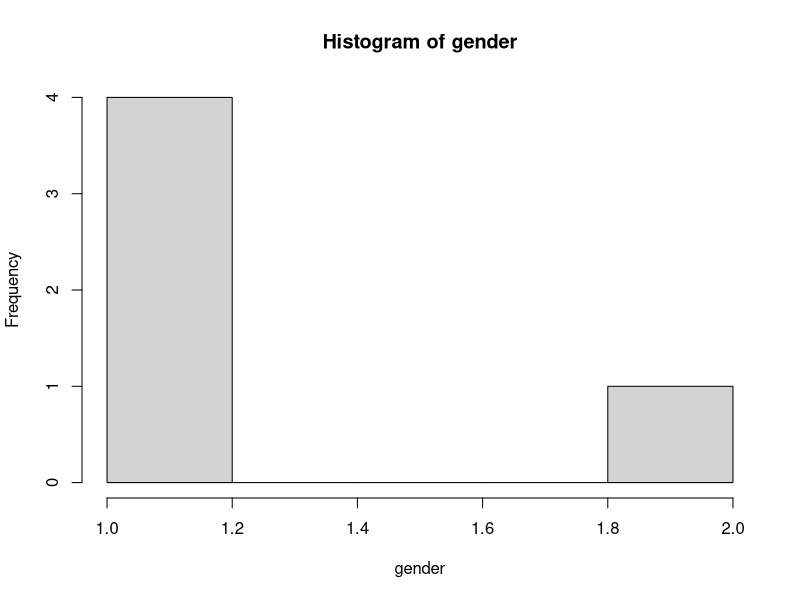

Reproduce this figure in R.
#연습문제 90p
#1) 
Vec1 <- rep('r',5) ; Vec1
Vec2 <- seq(1,10,by=3) ; Vec2
Vec3 <- rep(Vec2,3)  ; Vec3
Vec4 <- c(Vec2,Vec3); Vec4
Vec6 <- seq(25,15,by=-5) ; Vec6

Vec5 <- c(Vec4[1],Vec4[3],Vec4[5],Vec4[7],Vec4[9],Vec4[11],Vec4[13],Vec4[15]) ; Vec5
#== Vec5 <-Vec4[seq(1,16,by=2)] 동일한 결과
Vec5 <-Vec4[seq(1,16,by=2)] ; Vec5

#2)
name <- c('최민수','유관순','이순신','김유신','홍길동')
age<-c(55,45,45,53,15)
gender<-c(1,2,1,1,1)
job<-c('연예인','주부','군인','직장인','학생')
sat <- c(3,4,2,5,5)
grade<-c('c','c','a','d','a')
total <- c(44.4,28.5,43.5,NA,27.1) #총구매금액

#조건1)위 7개의 벡터를 칼럼으로 갖는 user 데이터프레임을 생성
user <-cbind(name,age, gender,job,sat,grade,total) ; user

# 조건2) gender변수를 이용하여 히스토그램을 그리시오
hist(gender)

#조건3) 데이터 플레임 user에서 짝수행만 선택-> user2
user2 <- rbind(user[2,],user[4,] ) ; user2
# name     age  gender job      sat grade total 
# [1,] "유관순" "45" "2"    "주부"   "4" "c"   "28.5"
# [2,] "김유신" "53" "1"    "직장인" "5" "d"   NA  

#
user2 <-user[seq(2,4,2)] ; user2  #"유관순" "김유신"

#3)
kor <- c(90,85,90)
eng <- c(70,85,75)
mat <- c(86,92,88)
#조건1)
df3<- data.frame(kor,eng,mat) ; df3
max(df3)
max(df3$kor)
max(df3$eng)
max(df3$mat)

df3
#열 방향 
apply(df3[,c(1:3)],2,max)
#kor eng mat 
#90  85  92 

#행방향
apply(df3[,c(1:3)],1,max) # 90 92 90
#apply(df3[c(1:3),],1,max)
# 1  2  3 
#90 92 90 

#조건3)
#열방향
round( apply(df3[,c(1:3)],2,mean) , 2)
#  kor   eng   mat 
#88.33 76.67 88.67 

##랜덤값 고정
## set.seed(1) #set.seed() 같이 사용하면 다음 랜덤값이 같이 저장된다
## Vec1<-round(rnorm(100,80,5), 2) ; Vec1

round(apply( df3,2, mean),2)  #위와 같은 결과 
#  kor   eng   mat 
#88.33 76.67 88.67 



#행방향
round( apply(df3[,c(1:3)],1,mean) , 2) #82.00 87.33 84.33

apply(df3[,c(1:3)],1,sd)  # 10.583005  4.041452  8.144528
apply(df3[,c(1:3)],1,var)  # 112.00000  16.33333  66.33333


#4)
data2 <- c('2017-02-05 수입 3000원',
           '2017-02-06 수입 4500원',
           '2017-02-07 수입 2500원')
library(stringr)
#조건1) 일자별 수입
str_extract(data2,"[0-9]{4}원")
#조건4) 모든 원소를 쉼표에 의해 하나의 문자열로 합치기
paste(data2,collapse = ",")
